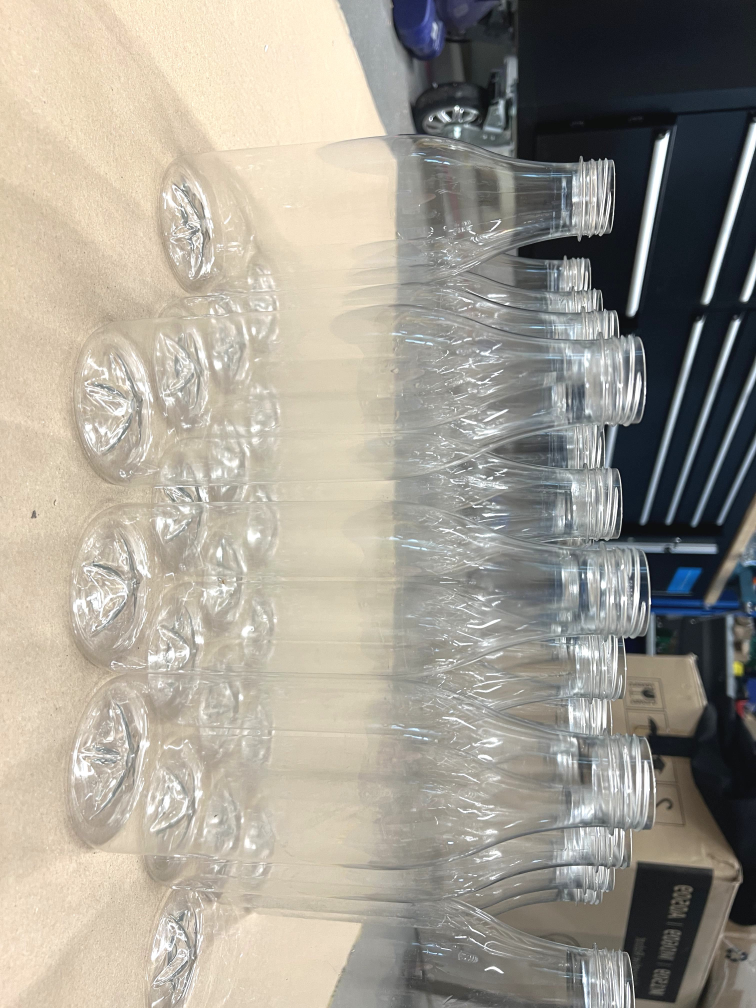
#> input picture YOLOv8 Training/dataset/images/train/aug_IMG_4343_0.jpg, 3024 x 4032 px (shown at 1/4 size)
$ python 'Circle detection.py' 'YOLOv8 Training/dataset/images/train/aug_IMG_4343_0.jpg'
#> lines starting #> are read from the running program, lines starting #| are printed output that depends on the picture; after the words box and inside, x2 and y2 are one past the last pixel; in counts of white or black regions, pixels touching at a corner belong together
import sys
import cv2 as cv
import numpy as np

def main(argv):
    default_file = 'sample.jpg'
    filename = argv[0] if len(argv) > 0 else default_file

    # Load the images

    src = cv.imread(cv.samples.findFile(filename), cv.IMREAD_COLOR)
#> src is the input picture: shape (4032, 3024, 3); mean B, G, R 146.3, 156.8, 161.7
    src = cv.resize(src, (640, 480))
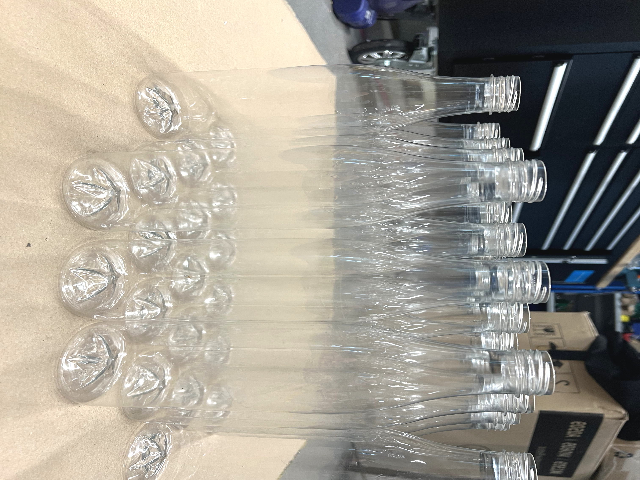
#> src: shape (480, 640, 3); mean B, G, R 146.2, 156.8, 161.6
    # Check if image is loaded fine
    if src is None:
        print('Error opening image!')
        print('Usage: hough_circle.py [image_name -- default ' + default_file + '] \n')
        return -1

    # Convert to gray scale
    gray = cv.cvtColor(src, cv.COLOR_BGR2GRAY)
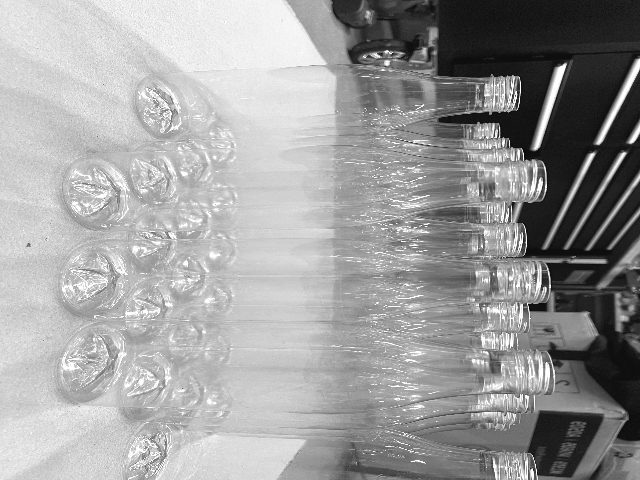
#> gray: shape (480, 640); min 8, max 255, mean 157
    gray = cv.medianBlur(gray, 5)
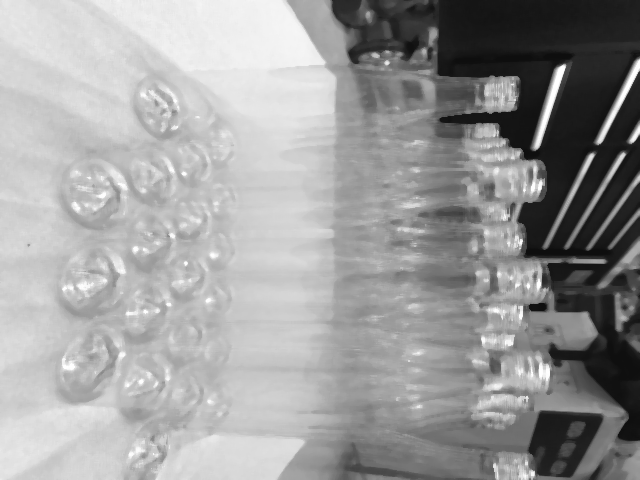
#> gray: shape (480, 640); min 14, max 255, mean 155.8

    # Detect circles
    rows = gray.shape[0]
#> rows = 480
    circles = cv.HoughCircles(gray, cv.HOUGH_GRADIENT, 1, rows / 8,
                               param1=95, param2=20,
                               minRadius=10, maxRadius=50)
#> circles = 21 rows, first 8: [461.5, 172.5, 49.4], [555.5, 212.5, 49.4], [509.5, 367.5, 33.8], [484.5, 264.5, 39.4], [425.5, 123.5, 49.4], [551.5, 307.5, 49.4], [504.5, 125.5, 33.8], [547.5, 417.5, 49.4]

    # Draw the circles
    if circles is not None:
        circles = np.uint16(np.around(circles))
#> circles = 21 rows, first 8: [462, 172, 49], [556, 212, 49], [510, 368, 34], [484, 264, 39], [426, 124, 49], [552, 308, 49], [504, 126, 34], [548, 418, 49]
        for index, i in enumerate(circles[0, :]):
            center = (i[0], i[1])
            # Circle center
            cv.circle(src, center, 1, (0, 100, 100), 3)
            # Circle outline
            radius = i[2]
            cv.circle(src, center, radius, (255, 0, 255), 3)
            # Put text with circle number
            text = f"bottle {index + 1}"
            cv.putText(src, text, (center[0] - 30, center[1]), cv.FONT_HERSHEY_SIMPLEX, 1, (255, 255, 255), 2)
#> this loop made 21 passes
#> (center, radius, text) on passes 1 to 12: ((462, 172), 49, 'bottle 1'), ((556, 212), 49, 'bottle 2'), ((510, 368), 34, 'bottle 3'), ((484, 264), 39, 'bottle 4'), ((426, 124), 49, 'bottle 5'), ((552, 308), 49, 'bottle 6'), ((504, 126), 34, 'bottle 7'), ((548, 418), 49, 'bottle 8'), ((384, 36), 35, 'bottle 9'), ((130, 234), 45, 'bottle 10'), ((134, 384), 34, 'bottle 11'), ((88, 284), 25, 'bottle 12')
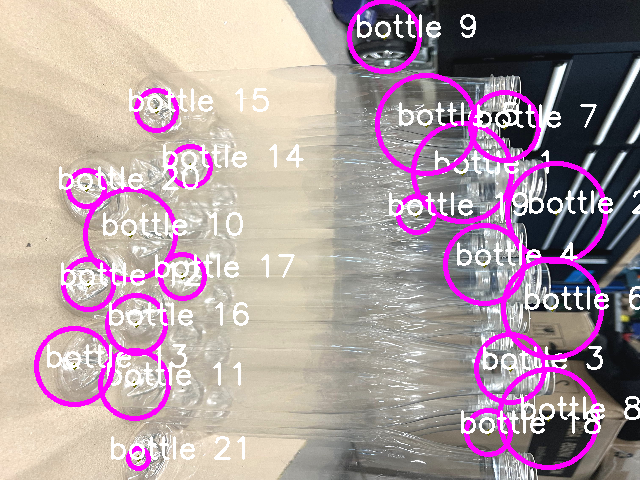
#> src: shape (480, 640, 3); 11.99% of pixels changed, all inside (x1, y1, x2, y2) = (34, 0, 640, 471)

    # Show the resulting image
    cv.imshow("Detected Circles", src)
    cv.waitKey(0)
    cv.destroyAllWindows()

    return 0

if __name__ == "__main__":
    main(sys.argv[1:])

$ run again, on YOLOv8 Training/dataset/images/train/aug_IMG_4345_1.jpg
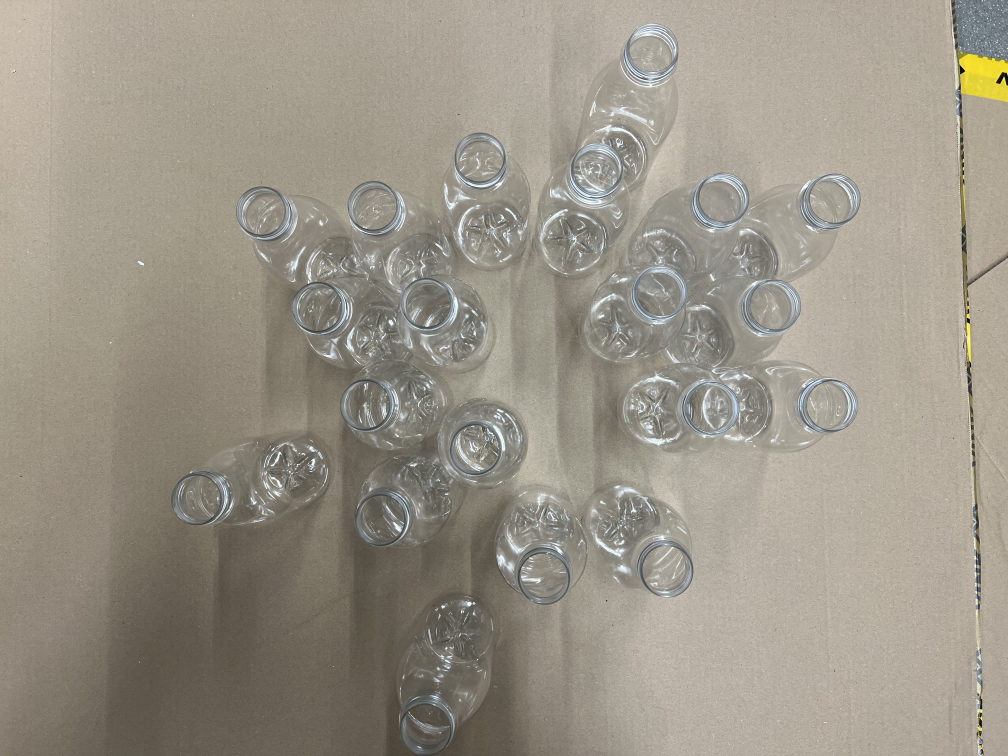
#> input picture YOLOv8 Training/dataset/images/train/aug_IMG_4345_1.jpg, 4032 x 3024 px (shown at 1/4 size)
#> in main, src is the input picture: shape (3024, 4032, 3); mean B, G, R 136.1, 148.7, 154.9
#> in main, `gray = cv.medianBlur(gray, 5)`:
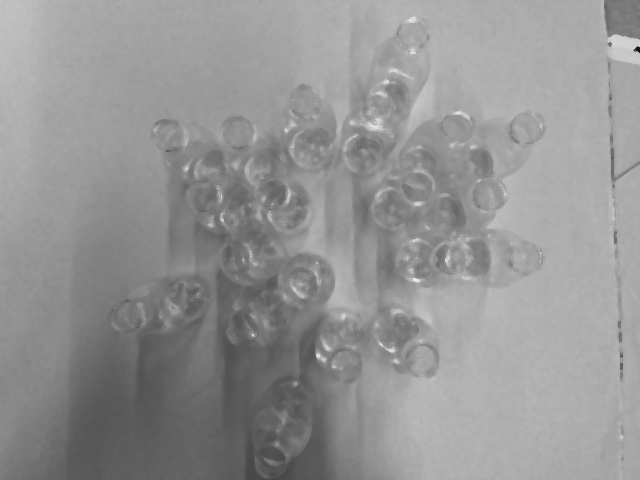
#> gray: shape (480, 640); min 14, max 235, mean 148.2
#> in main, `circles = cv.HoughCircles(gray, cv.HOUGH_GRADIENT, 1, rows / 8, param1..`: circles = [[306.5, 280.5, 27.9], [374.5, 158.5, 33.8], [447.5, 258.5, 17.7], [281.5, 204.5, 26.8], [417.5, 360.5, 21.6], [390.5, 97.5, 25.7], [311.5, 148.5, 21.7], [454.5, 128.5, 17.9], [406.5, 210.5, 29.3], [208.5, 194.5, 20.8], [241.5, 131.5, 12.2]]
#> in main, `circles = np.uint16(np.around(circles))`: circles = [[306, 280, 28], [374, 158, 34], [448, 258, 18], [282, 204, 27], [418, 360, 22], [390, 98, 26], [312, 148, 22], [454, 128, 18], [406, 210, 29], [208, 194, 21], [242, 132, 12]]
#> the loop in main, `for index, i in enumerate(circles[0, :]):` made 11 passes
#> (center, radius, text) on passes 1 to 8: ((306, 280), 28, 'bottle 1'), ((374, 158), 34, 'bottle 2'), ((448, 258), 18, 'bottle 3'), ((282, 204), 27, 'bottle 4'), ((418, 360), 22, 'bottle 5'), ((390, 98), 26, 'bottle 6'), ((312, 148), 22, 'bottle 7'), ((454, 128), 18, 'bottle 8')
#> after the loop in main, `for index, i in enumerate(circles[0, :]):`:
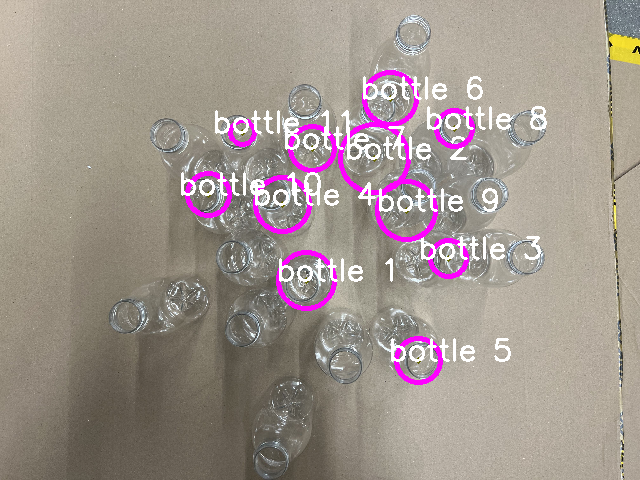
#> src: shape (480, 640, 3); mean B, G, R 141.8, 148.4, 160.2

$ run again, on YOLOv8 Training/dataset/images/train/aug_IMG_4348_0.jpg
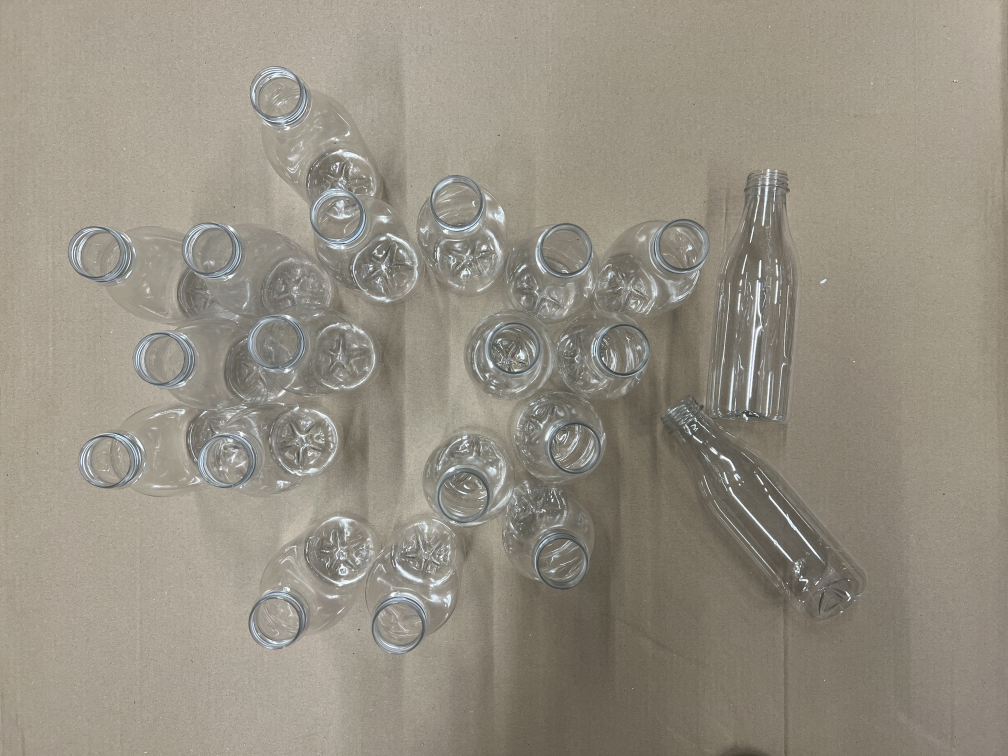
#> input picture YOLOv8 Training/dataset/images/train/aug_IMG_4348_0.jpg, 4032 x 3024 px (shown at 1/4 size)
#> in main, src is the input picture: shape (3024, 4032, 3); mean B, G, R 131, 143.6, 149.7
#> in main, `gray = cv.medianBlur(gray, 5)`:
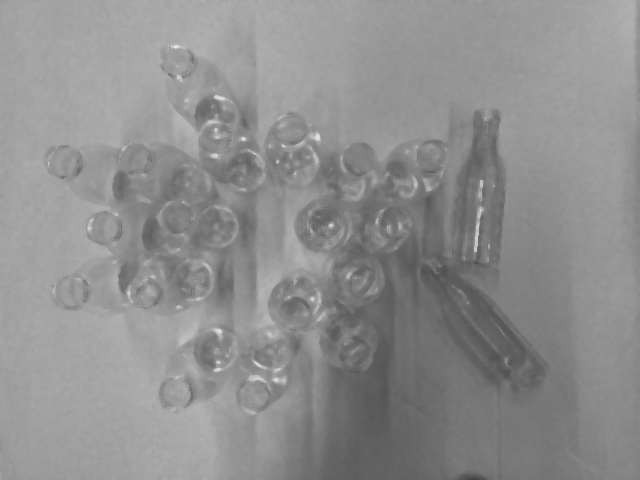
#> gray: shape (480, 640); min 65, max 232, mean 142.7
#> in main, `circles = cv.HoughCircles(gray, cv.HOUGH_GRADIENT, 1, rows / 8, param1..`: circles = 13 rows, first 8: [321.5, 226.5, 26.8], [359.5, 158.5, 16.9], [295.5, 304.5, 28.3], [218.5, 226.5, 20.3], [355.5, 278.5, 28.2], [214.5, 349.5, 22.1], [244.5, 170.5, 20.8], [102.5, 227.5, 17.4]
#> in main, `circles = np.uint16(np.around(circles))`: circles = 13 rows, first 8: [322, 226, 27], [360, 158, 17], [296, 304, 28], [218, 226, 20], [356, 278, 28], [214, 350, 22], [244, 170, 21], [102, 228, 17]
#> the loop in main, `for index, i in enumerate(circles[0, :]):` made 13 passes
#> (center, radius, text) on passes 1 to 8: ((322, 226), 27, 'bottle 1'), ((360, 158), 17, 'bottle 2'), ((296, 304), 28, 'bottle 3'), ((218, 226), 20, 'bottle 4'), ((356, 278), 28, 'bottle 5'), ((214, 350), 22, 'bottle 6'), ((244, 170), 21, 'bottle 7'), ((102, 228), 17, 'bottle 8')
#> after the loop in main, `for index, i in enumerate(circles[0, :]):`:
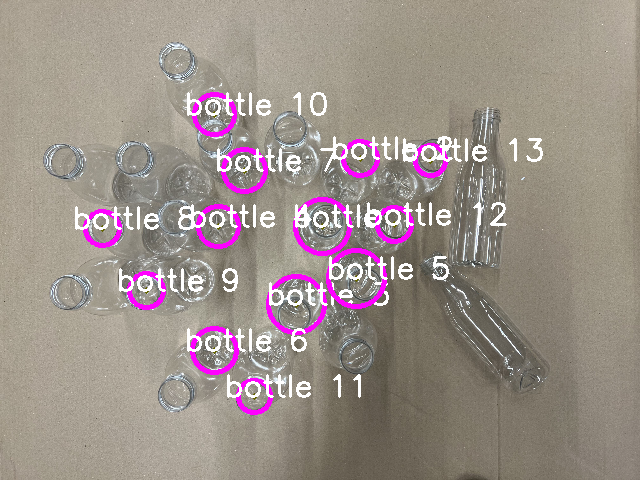
#> src: shape (480, 640, 3); mean B, G, R 138, 144.4, 156.2

$ run again, on YOLOv8 Training/dataset/images/train/aug_IMG_4350_0.jpg
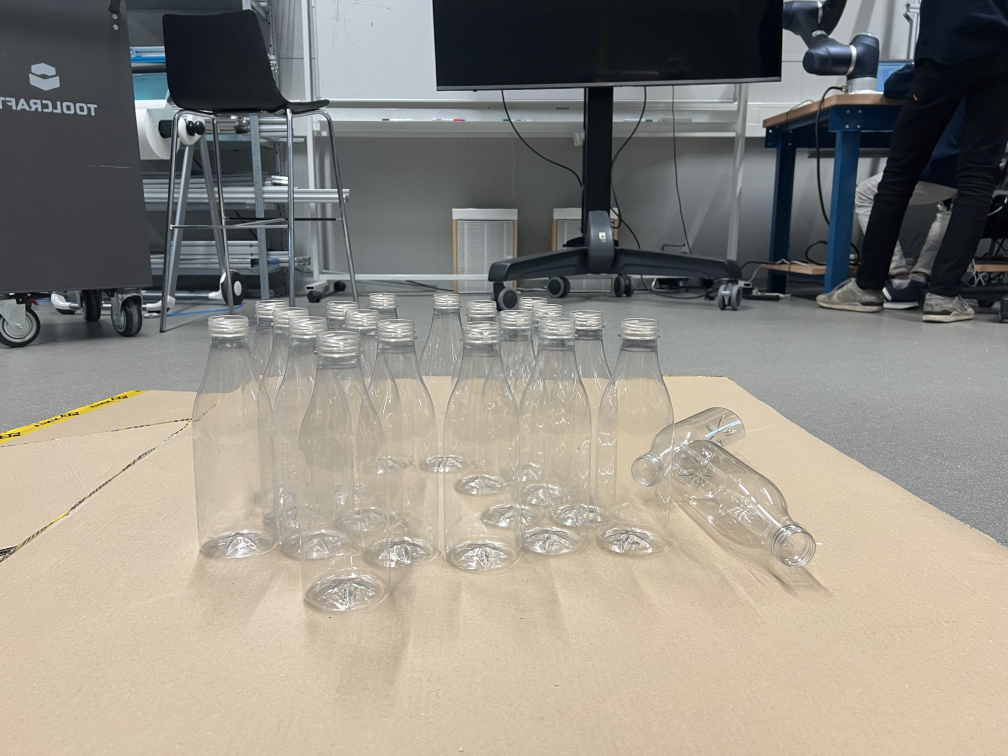
#> input picture YOLOv8 Training/dataset/images/train/aug_IMG_4350_0.jpg, 4032 x 3024 px (shown at 1/4 size)
#> in main, src is the input picture: shape (3024, 4032, 3); mean B, G, R 132.1, 141.1, 145.8
#> in main, `gray = cv.medianBlur(gray, 5)`:
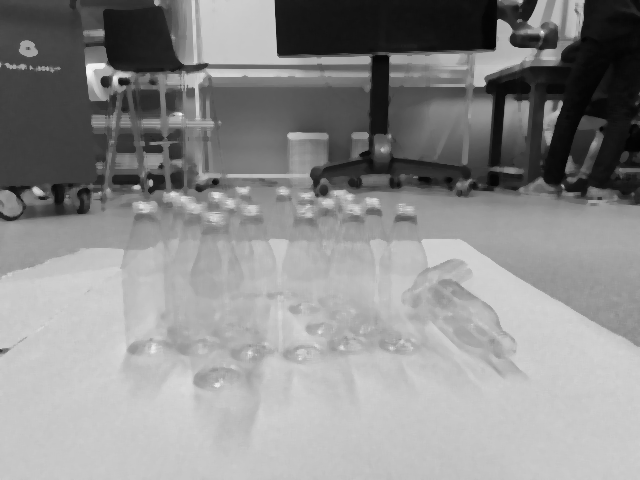
#> gray: shape (480, 640); min 2, max 247, mean 140.9
#> in main, `circles = cv.HoughCircles(gray, cv.HOUGH_GRADIENT, 1, rows / 8, param1..`: circles = 15 rows, first 8: [153.5, 128.5, 49.4], [205.5, 167.5, 42.7], [144.5, 48.5, 40.5], [358.5, 171.5, 39.4], [510.5, 123.5, 43.8], [98.5, 161.5, 38.3], [97.5, 94.5, 31.3], [188.5, 227.5, 49.4]
#> in main, `circles = np.uint16(np.around(circles))`: circles = 15 rows, first 8: [154, 128, 49], [206, 168, 43], [144, 48, 40], [358, 172, 39], [510, 124, 44], [98, 162, 38], [98, 94, 31], [188, 228, 49]
#> the loop in main, `for index, i in enumerate(circles[0, :]):` made 15 passes
#> (center, radius, text) on passes 1 to 8: ((154, 128), 49, 'bottle 1'), ((206, 168), 43, 'bottle 2'), ((144, 48), 40, 'bottle 3'), ((358, 172), 39, 'bottle 4'), ((510, 124), 44, 'bottle 5'), ((98, 162), 38, 'bottle 6'), ((98, 94), 31, 'bottle 7'), ((188, 228), 49, 'bottle 8')
#> after the loop in main, `for index, i in enumerate(circles[0, :]):`:
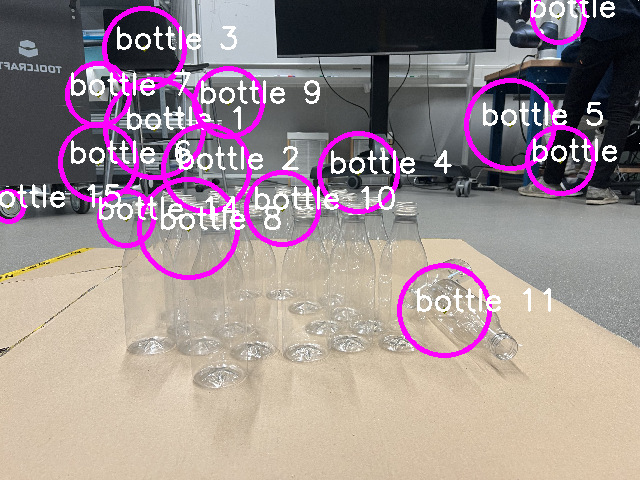
#> src: shape (480, 640, 3); mean B, G, R 144.4, 141.3, 158.4
